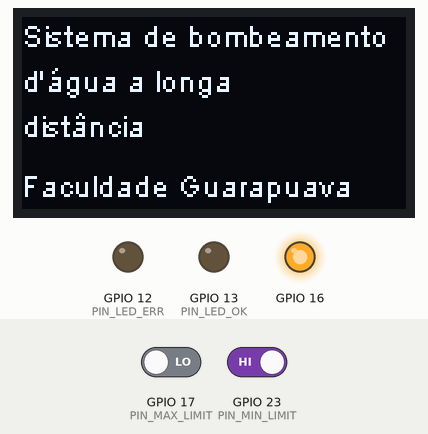
Simulated run of this sketch. Board: ESP32. Shown: 128×64 one-colour display, output pins drawn as LEDs (lit = HIGH). Inputs (shaded band) come from the test bench; at power-on: GPIO 17 (PIN_MAX_LIMIT) LOW, GPIO 23 (PIN_MIN_LIMIT) HIGH. EEPROM starts erased; no radio packets arrive unless stated; what the sketch prints to the serial monitor is not drawn.

Above: at 0.1 s.
7.3 s: GPIO 17 (PIN_MAX_LIMIT) driven HIGH
8.8 s: GPIO 23 (PIN_MIN_LIMIT) driven LOW
Timing chart, 0 to 11.8 s (numbered marks = the images above; inputs shaded):
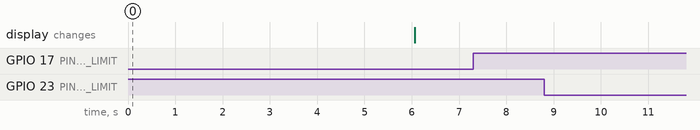

Measured:
- after the input at 7.3 s, every drawn part: stays the same
- after the input at 8.8 s, every drawn part: stays the same

The sketch:

main.ino
```cpp
#include <SSD1306.h>
#include <EEPROM.h>
#include <SPI.h>
#include <LoRa.h>

// Pinos do lora
#define SCK 5   // GPIO5
#define MISO 19 // GPIO19
#define MOSI 27 // GPIO27
#define SS 18   // GPIO18
#define RST 14  // GPIO14
#define DI00 26 // GPIO26 (Interrupt Request)

// Frequência de comunicação, 868MHz
#define BAND 868E6

// Instância do display
SSD1306 display(0x3c, 4, 15);

// Número de bytes que seram acessados
#define EEPROM_SIZE 2

// Pinos de limite
#define PIN_MIN_LIMIT 23
#define PIN_MAX_LIMIT 17

// Pinos de status
#define PIN_LED_OK 13
#define PIN_LED_ERR 12

void initializeDisplay()
{
  //O estado do GPIO16 é utilizado para controlar o display
  pinMode(16, OUTPUT);
  //Reseta as configurações do display
  digitalWrite(16, LOW);
  //Para o display ficar ligado
  digitalWrite(16, HIGH);

  //Configurações do display
  bool displayStatus = display.init();
  display.flipScreenVertically();
  display.setContrast(255);
  display.setFont(ArialMT_Plain_10);
  display.setTextAlignment(TEXT_ALIGN_LEFT);

  if (!displayStatus)
  {
    display.clear();
    display.setFont(ArialMT_Plain_24);
    display.drawString(0, 0, "ALERTA!");
    display.setFont(ArialMT_Plain_10);
    display.drawString(0, 30, "Erro ao inicializar o Display!");
    display.display();

    digitalWrite(PIN_LED_ERR, HIGH);

    while(1);
  }
}

void welcomeMessage()
{
  display.clear();
  display.drawString(0, 0, "Sistema de bombeamento");
  display.drawString(0, 15, "d'água a longa");
  display.drawString(0, 30, "distância");
  display.drawString(0, 50, "Faculdade Guarapuava");
  display.display();

  delay(6000);

  display.clear();
}

void monitoringMinLimit()
{
  if (digitalRead(PIN_MIN_LIMIT) == LOW && EEPROM.read(0) != 0)
  {
    EEPROM.write(0, 0);
    EEPROM.commit();

    Serial.println("Ligar Motor");
    sendPacket(1);
  }

  if (digitalRead(PIN_MIN_LIMIT) == HIGH && EEPROM.read(0) == 0)
  {
    EEPROM.write(0, 1);
    EEPROM.commit();
  }
}

void monitoringMaxLimit()
{
  if (digitalRead(PIN_MAX_LIMIT) == HIGH && EEPROM.read(1) != 0)
  {
    EEPROM.write(1, 0);
    EEPROM.commit();

    Serial.println("Desligar Motor");
    sendPacket(0);
  }

  if (digitalRead(PIN_MIN_LIMIT) == LOW && EEPROM.read(1) == 0)
  {
    EEPROM.write(1, 1);
    EEPROM.commit();
  }
}

void setupLoRa()
{
  SPI.begin(SCK, MISO, MOSI, SS);
  LoRa.setPins(SS, RST, DI00);

  if (!LoRa.begin(BAND))
  {
    display.clear();
    display.setFont(ArialMT_Plain_24);
    display.drawString(0, 0, "ALERTA!");
    display.setFont(ArialMT_Plain_10);
    display.drawString(0, 30, "Erro ao inicializar o LoRa!");
    display.display();

    digitalWrite(PIN_LED_ERR, HIGH);

    while(1);
  }

  LoRa.enableCrc();

  digitalWrite(PIN_LED_ERR, LOW);
  digitalWrite(PIN_LED_OK, HIGH);
}

void sendPacket(int floaterStatus)
{
  Serial.println(floaterStatus);
  if (!LoRa.beginPacket())
  {
    display.clear();
    display.drawString(0, 30, "LoRa não está pronto!");
    display.display();

    digitalWrite(PIN_LED_OK, LOW);
    digitalWrite(PIN_LED_ERR, HIGH);

    while(1);
  }

  LoRa.print("="); //delimitador
  LoRa.print(floaterStatus);
  LoRa.print("#"); //delimitador

  if (!LoRa.endPacket())
  {
    display.clear();
    display.drawString(0, 30, "Erro ao enviar dados!");
    display.display();

    digitalWrite(PIN_LED_OK, LOW);
    digitalWrite(PIN_LED_ERR, HIGH);

    while(1);
  }
}

void setup()
{
  Serial.begin(9600);

  pinMode(PIN_MIN_LIMIT, INPUT);
  pinMode(PIN_MAX_LIMIT, INPUT);

  pinMode(PIN_LED_OK, OUTPUT);
  pinMode(PIN_LED_ERR, OUTPUT);

  EEPROM.begin(EEPROM_SIZE);
  EEPROM.commit();

  initializeDisplay();
  welcomeMessage();
  setupLoRa();
}

void loop()
{
  display.drawString(0, 0, "Monitorando...");
  display.display();

  monitoringMinLimit();
  delay(2);
  monitoringMaxLimit();

  delay(1);
}
```
